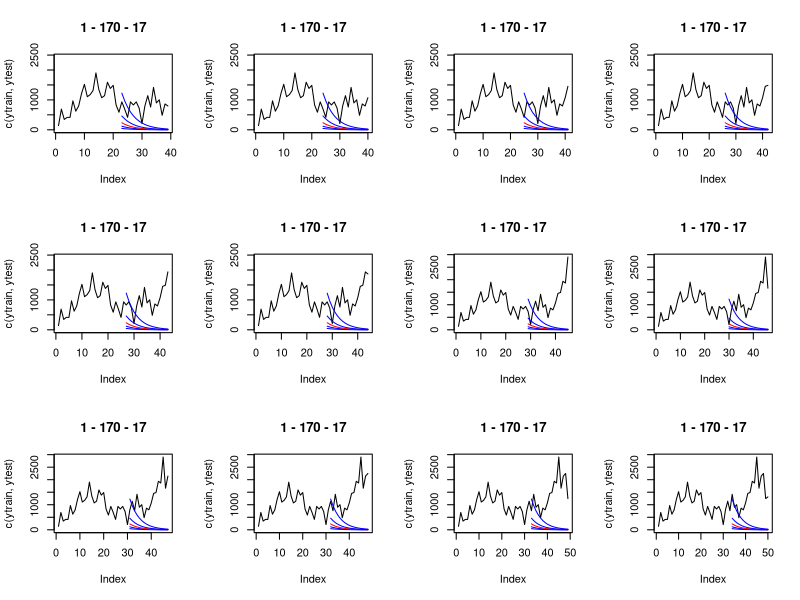
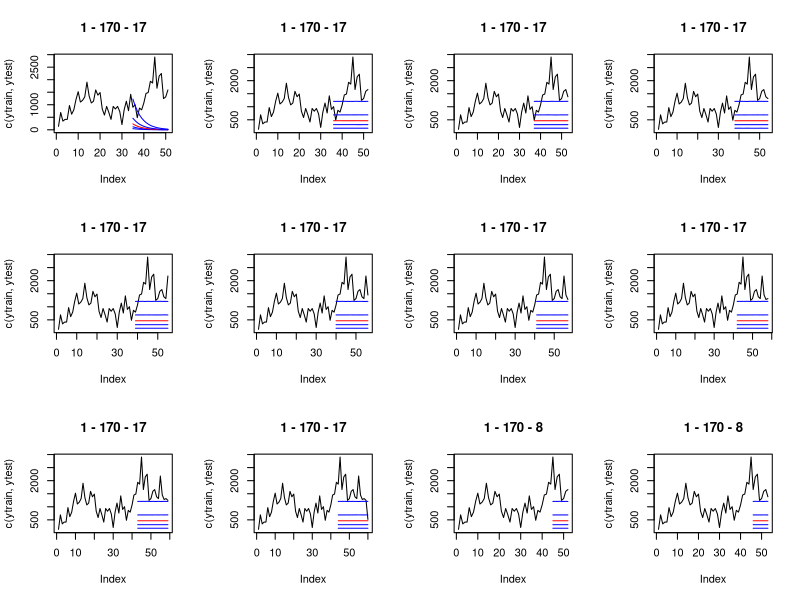
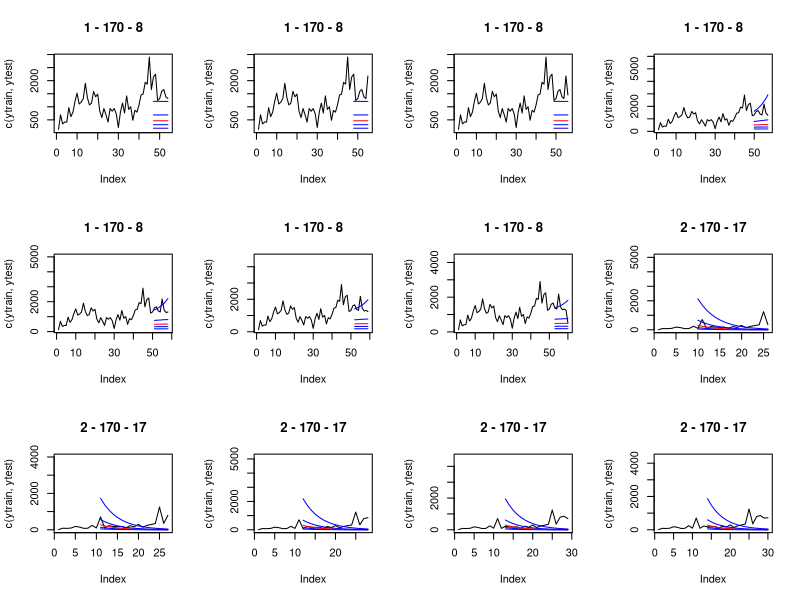
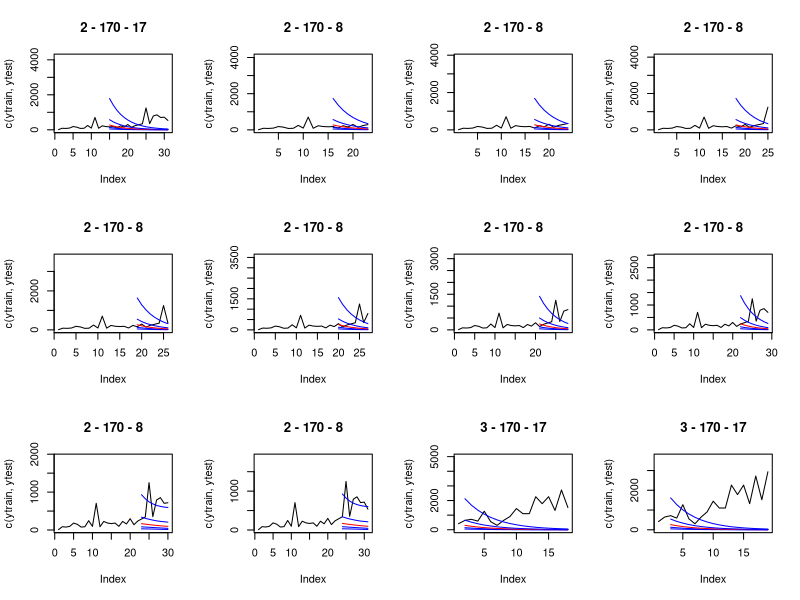
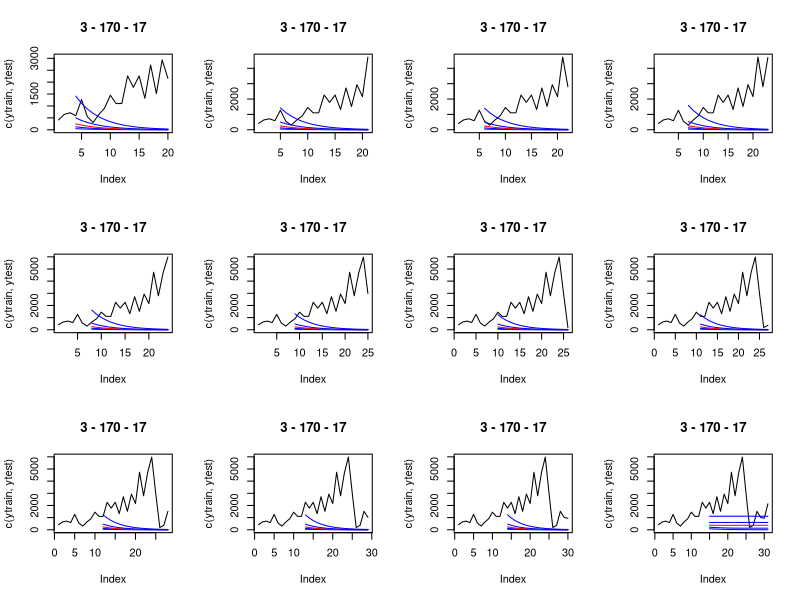
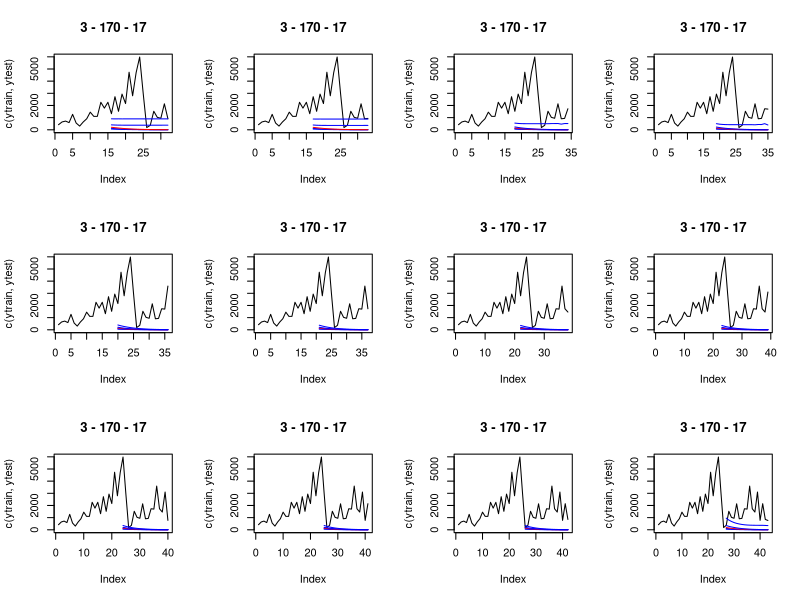
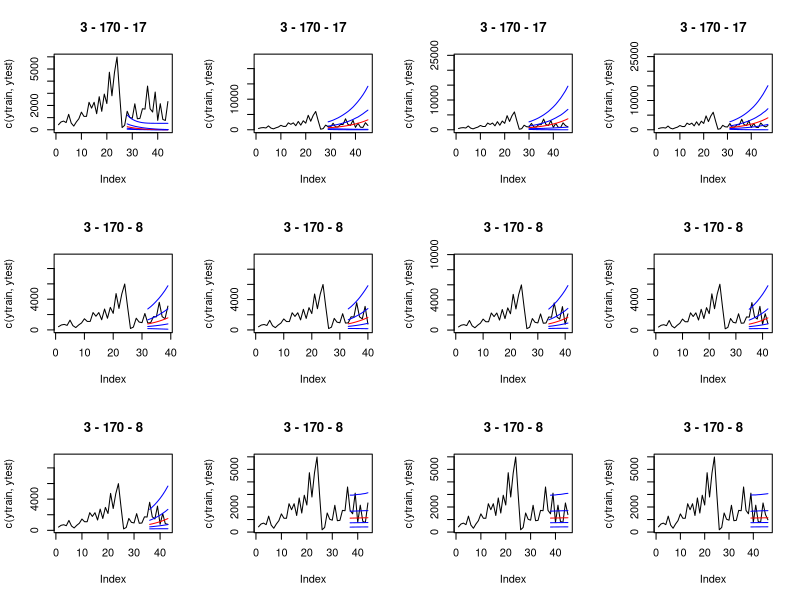
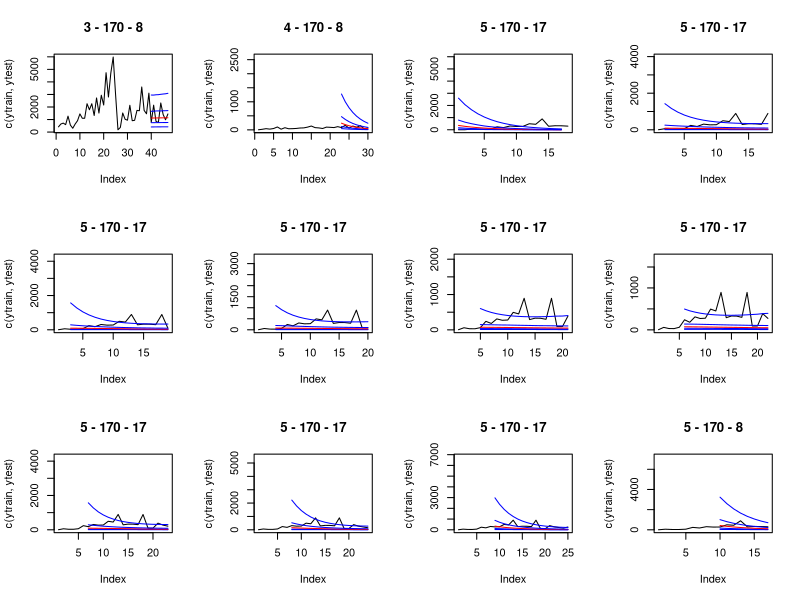

Write R code to recreate these figures, in order. (Note: a time limit stopped this script after it produced the figures.)
# --------------------------------------------------------------------------
# Forecasting Computer Sales Using the Bayesian Ensemble of TBATS-ETS Models
# (Single Model Type)
# --------------------------------------------------------------------------

# In this script, we generate Bayesian ensemble forecasts of Dell computer sales.
# We consider TBATS-ETS models as candidate models.

# Load in the lubridate package
library(lubridate)
options(warn=-1)

# Load in data and unnormalize the normalized life cycles
data1 <- read.csv('dell_data_truncated.csv')
weekly_order <- read.csv('weekly_M.csv')
timeSeriesDell <- data1[,-c(1:3)]
for (i in 1:170) {
  y1 <- as.numeric(timeSeriesDell[i, ])
  timeSeriesDell[i, ] <- as.numeric(timeSeriesDell[i, ])*weekly_order[i,1]
}

nDell <- nrow(timeSeriesDell)
quant <- quant <- seq(0.01,0.99,0.01) # we consider 99 quantiles in model evaluation.

# Load in the package TBATS.
library(forecast)

# Set up a function for calculating the pinball loss
pinball <- function(pred, act, q) {
  I = 1*(act>pred)
  l <- (act - pred)*q*I + (pred - act)*(1-q)*(1-I)
  return(l)
}

# Convert products' start and end dates into objects of class "POSIXlt"
# Later we will use these dates to determine completed life cycles.
start <- strptime(data1[,1],"%Y-%m-%d",tz = 'GMT')
end <- strptime(data1[,2],"%Y-%m-%d",tz = 'GMT')

# Fit the model to all time series using the Maximum Likelihood Estimation approach.
n_drop <- c()
par_vec <- matrix(NA,170,4)
models <- list()
for (j in 1:170) {
  y1 <- as.numeric(timeSeriesDell[j,])
  y <- c(na.omit(y1))
  y[y<=0] <- min(y[y>0])/2
  TBATSModel <- tbats(y,use.box.cox = TRUE, bc.lower = -0.0000001,bc.upper = 0.0000001)
  models[[j]] <- TBATSModel
}

# Set up accuracy matrix
accuracy_result <- array(NA,dim = c(170,82,34,99))
TBATSModel1 <- TBATSModel

par(mfrow=c(3,4))
# Calculate Bayesian ensembles and evaluate the accuracy
for (i in 1:170) {
  y1 <- as.numeric(timeSeriesDell[i,])
  y <- na.omit(y1)
  H1 <- length(y) - 8
  H2 <- length(y) - 17
  if (H1 < 0) next
  # Generating rolling forecasts from t=0 to t=H1
  for (t in 0:H1) {
    if (t <= H2)  ntest <- 17
    if (t > H2 & t <= H1)  ntest <- 8
    # Find products that are completed before t
    n_complete <- which((end < start[i]+days(7*(t-1))))
    n_complete <- n_complete[!n_complete%in%n_drop]
    if (length(n_complete) < 2) next # Move to the next one if there are less than two completed life cycles
    ytrain <- y[1:t]
    if (t > 0) {
      ytrain <- y[1:t]
      # We replace zeros in these series with the minimum positive value in the series, divided by 2.
      # If all the data points up to t are zeros, we replace them with the minimum positive value in the completed life cycles, divided by 2.
      if (any(ytrain<=0)) {
        if (all(ytrain == 0)) {
          prior_curves <- timeSeriesDell[n_complete,]
          prior_curves[prior_curves == 0] <- 1e10
          ytrain[which(ytrain==0)] <- min(prior_curves,na.rm=TRUE)/2
        } else {
          ytrain[which(ytrain==0)] <- min(ytrain[ytrain>0])/2
        }
      }
    }
    
    # Calculate weights on the completed life cycles
    weights <- rep(0,length(n_complete))
    update_median <- matrix(NA,length(n_complete),t)
    sigma2Values_TBATS1 <- rep(NA, length(n_complete))
    min_value1 <-matrix(NA,length(n_complete), ntest)
    max_value1 <- matrix(NA,length(n_complete), ntest)
    sigma2Values_pred <- matrix(NA, length(n_complete),ntest)
    forecast_matrix <- matrix(NA, length(n_complete),ntest)
    n_remove <- c()
    # For each candidate model kk, update its states bt and lt using the available data from the current time series.
    for (kk in 1:length(n_complete)) {
      TBATSModel1 <- models[[n_complete[kk]]]
      # update states
      fit <- tbats(ytrain,model=TBATSModel1)
      fitted <- fit$fitted.values
      # Find the median and variance vectors used to calculate the likelihood of the on-going life cycle's past data according to candidate model kk.
      if (t>0) update_median[kk,1:t] <- fitted 
      sigma2Values_TBATS1[kk] <- TBATSModel1$variance
      forc1 <- forecast(TBATSModel1,h=ntest,level = 99.9)
      min_value1[kk,] <- forc1$lower # Store the 0.1% and 99.9% quantiles
      max_value1[kk,] <- forc1$upper # Later we will use these values to calculate ensemble quantiles
      forecast_matrix[kk,] <- forc1$mean # Store point forecasts to forecast_matrix
      sigma2Values_pred[kk,] <- TBATSModel1$variance # Store the variance for the 1-h steps ahead forecasts
    }
    
    # The following loop calculates the likelihood of the on-going lifecycle’s past data according to candidate model mm
    for (mm in 1:length(n_complete)) {
      if (t>0) {
        weights[mm] <- sum(log(dlnorm(ytrain,mean = log(update_median[mm,1:t]), sd = sqrt(sigma2Values_TBATS1[mm]))))
      } else {
        weights[mm] <- 1
      }
    }
    weights[n_remove] <- -Inf
    if (sum(exp(weights)) == 0) {
      weights <- exp(weights-max(weights))/sum(exp(weights-max(weights)))
    } else {
      weights <- exp(weights)/sum(exp(weights))
    } 
    
    # Generate forecasts for 1% to 99% quantiles
    ytest <- y[(t+1):(t+ntest)]
    forecast_ntest <- matrix(NA,ntest,99)
    
    # Replace Inf 99.9 quantiles with a large number.   
    max_value1[max_value1==Inf] <- 1e5
    min_value1[min_value1==Inf] <- 1e5
    # This is the function for calculating the ensemble CDF
    cdfFunc <- function(x,mean_value,sigma_value) {
      return_cdf <- 0
      for (k in 1:length(n_complete)) {
        return_cdf <- return_cdf + weights[k]*plnorm(x,log(mean_value[k]),sigma_value[k])
      }
      return(return_cdf)
    }
    # We set up a vector of x_values and calculate each element's ensemble CDF.
    # For each of the 1-99% quantiles p, find the nearest CDF calculated in the previous step. Its corresponding x value is the p quantile.
    for (kk in 1:ntest) {
      increment <- (sum(weights*max_value1[,kk]) - sum(weights*min_value1[,kk]))/2000
      x_values <- seq(sum(weights*min_value1[,kk]),sum(weights*max_value1[,kk]),increment)
      cdf_values <- cdfFunc(x_values,forecast_matrix[,kk],sqrt(sigma2Values_pred[,kk]))
      # Check if the values in x_value can roughly cover the entire distribution. 
      # If not, reset x_values and repeat previous steps.
      if (length(unique(cdf_values)) <= 10) {
        x_values <- seq(0,1000,0.1)
        cdf_values <- cdfFunc(x_values,forecast_matrix[,kk],sqrt(sigma2Values_pred[,kk]))
      }
      cdf_1_n <- which(cdf_values >= 0.5)[1]
      nn = 0
      while(!is.na(cdf_1_n) & cdf_1_n < 500) { # This is the case when half of the values fall above the 99% quantile.
        nn = nn+1
        increment <- (x_values[cdf_1_n] - min(min_value1[,kk]))/2000
        if (increment == 0) break
        x_values <- seq(min(min_value1[,kk]),x_values[cdf_1_n],increment)
        cdf_values <- cdfFunc(x_values,forecast_matrix[,kk],sqrt(sigma2Values_pred[,kk]))
        cdf_1_n <- which(cdf_values >= 0.5)[1]
      }
      nn = 0
      while (round(max(cdf_values),2) < 0.99) { # This is the case when the max value is below the 99% quantile
        nn = nn+1
        increment <- x_values[which.max(cdf_values)] - x_values[which.min(abs(cdf_values - max(cdf_values)+0.01))]
        if (sum(weights*max_value1[,kk])+increment*2000 == Inf|nn > 10) break # stop after running the loop for 10 times
        x_values  <- c(x_values, seq(tail(x_values,1),tail(x_values,1)+increment*2000,increment))
        cdf_values <- cdfFunc(x_values,forecast_matrix[,kk],sqrt(sigma2Values_pred[,kk]))
      }
      # Calculate quantiles
      for (p in 1:99)
        forecast_ntest[kk,p] <- x_values[which.min(abs(cdf_values - p/100))]
    }
    
    # Calculate pinball losses
    ytest <- y[(t+1):(t+ntest)]
    for (mm in 1:99) {
      accuracy_result[i,t+1,1:ntest,mm] <- pinball(forecast_ntest[,mm], ytest, mm/100)
    }
    min_lim <- min(forecast_ntest,ytrain,ytest)
    max_lim <- max(forecast_ntest,ytrain,ytest)
    plot(c(ytrain,ytest),main = paste(i,"-", j, "-", ntest),type='l',ylim=c(min_lim,max_lim))
    lines((t+1):(t+ntest),forecast_ntest[,5],col='blue')
    lines((t+1):(t+ntest),forecast_ntest[,25],col='blue')
    lines((t+1):(t+ntest),forecast_ntest[,50],col='red')
    lines((t+1):(t+ntest),forecast_ntest[,75],col='blue')
    lines((t+1):(t+ntest),forecast_ntest[,95],col='blue')
  }
}

# Print out average accuracy results
result_vec <- t(2*c(mean(rowMeans(apply(accuracy_result[,,1:8,50],c(1,3),mean,na.rm=TRUE), na.rm=TRUE),na.rm=TRUE),
                    mean(rowMeans(apply(apply(accuracy_result[,,1:8,1:99],c(1,2,3),mean),c(1,3),mean,na.rm=TRUE), na.rm=TRUE),na.rm=TRUE),
                    mean(rowMeans(apply(accuracy_result[,,9:17,50],c(1,3),mean,na.rm=TRUE), na.rm=TRUE),na.rm=TRUE),
                    mean(rowMeans(apply(apply(accuracy_result[,,9:17,1:99],c(1,2,3),mean),c(1,3),mean,na.rm=TRUE), na.rm=TRUE),na.rm=TRUE)))
colnames(result_vec) <- c('1-8 steps MAE','1-8 steps CRPS','9-17 steps MAE','9-17 steps CRPS')

# split the results for training and testing set
start_allts <- min(start)
end_allts <- max(end)
n_train <- round(interval(start_allts, end_allts) %/% weeks(1)/2)
end_train <- min(start) + weeks(n_train)

end_train_ts <- interval(start, end_train) %/% weeks(1)+1

accuracy_train <- array(NA,dim = c(170,82,17,99))
accuracy_test <- array(NA,dim = c(170,82,17,99))
for (i in 1:170) {
  this_end_train <- end_train_ts[i]
  if (this_end_train <= 1) {
    accuracy_test[i,,1:17,] <- accuracy_result[i,,1:17,] 
  } else {
    if (this_end_train > 82) {
      accuracy_train[i,,1:17,] <- accuracy_train[i,,1:17,] 
    } else {
      accuracy_train[i,1:(this_end_train-1),1:17,] <- accuracy_result[i,1:(this_end_train-1),1:17,] 
      accuracy_test[i,this_end_train:82,1:17,] <- accuracy_result[i,this_end_train:82,1:17,] 
    }
  }
}

result_traintest <- t(c(2*c(mean(rowMeans(apply(apply(accuracy_train[,,1:8,1:99],c(1,2,3),mean),c(1,3),mean,na.rm=TRUE), na.rm=TRUE),na.rm=TRUE),
                            mean(rowMeans(apply(apply(accuracy_test[,,1:8,1:99],c(1,2,3),mean),c(1,3),mean,na.rm=TRUE), na.rm=TRUE),na.rm=TRUE)),
                        2*c(mean(rowMeans(apply(apply(accuracy_train[,,9:17,1:99],c(1,2,3),mean),c(1,3),mean,na.rm=TRUE), na.rm=TRUE),na.rm=TRUE),
                            mean(rowMeans(apply(apply(accuracy_test[,,9:17,1:99],c(1,2,3),mean),c(1,3),mean,na.rm=TRUE), na.rm=TRUE),na.rm=TRUE))))
colnames(result_traintest) <- c("1-12 steps training","1-12 steps testing","13-24 steps training","13-24 steps testing")

result_vec
result_traintest
